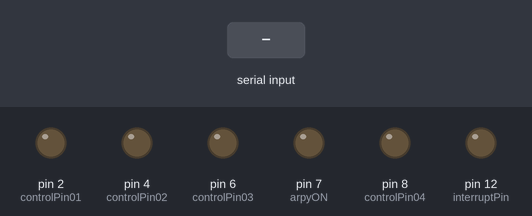
A sketch run on a simulated Arduino Uno, built with avr-gcc and run on an emulated ATmega328P. On the bench: output pins drawn as LEDs (lit = HIGH). The inputs (shaded band) are chosen by the test bench. What the sketch prints to the serial monitor is not drawn.

Above: at 0.6 s.
At 4.2 s:
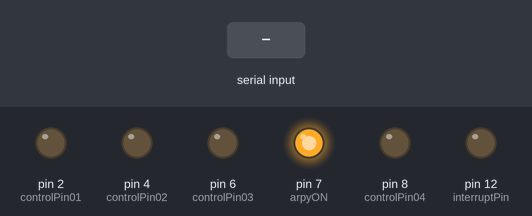
4.3 s: ";\n" received over Serial
Timing chart, 0 to 7.3 s (numbered marks = the images above; inputs shaded):
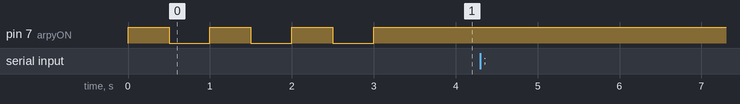

The sketch:

arcontrol.ino
```cpp
// TODO Add time control to the arduino, if time exceeds the restriction turn off laser until x number of seconds,
// DONE 30min break

// FIXME better to have two arduinos together, one controls laser, the other one controls communications
// TODO create a new fuction that groups everythin, code too long that does the same thing multiple times

/**
 * Variables for laser waveform
 */

struct receivedData
{
    String name;
    bool trigger;
};

struct triggerData
{
    bool triggerON;
    bool triggerOFF;
};

struct Clock
{
    float millis;
    bool clockstate;
};

/**
 * variables to received from python
 */

String incomingData;
char receivedChars[] = "OneLaser-0,TwoLaser-0,ThreeLaser-0,FourLaser-0"; // test variable

char laserText[32] = {0}; // general variable

/**
 * all variables to indicate laser
 */
char pythonStr01[32] = {0};
char pythonStr02[32] = {0};
char pythonStr03[32] = {0};
char pythonStr04[32] = {0};

int controlPin01 = 2;
int controlPin02 = 4;
int controlPin03 = 6;
int controlPin04 = 8;
int arpyON = 7;

bool control_input = false;
String mystring(laserText);
char incomingString[50];
String readString;

String one = String("a");
String two = String("b");
String three = String("c");
String four = String("d");

receivedData pythonData01 = {mystring, false};
receivedData pythonData02 = {mystring, false};
receivedData pythonData03 = {mystring, false};
receivedData pythonData04 = {mystring, false};

receivedData pythonDatapre = {mystring, false};

bool pythonTrigger01 = false;
bool pythonTrigger02 = false;
bool pythonTrigger03 = false;
bool pythonTrigger04 = false;

// triggerData pythonTrigger01 = {false, false};
// triggerData pythonTrigger02 = {false, false};
// triggerData pythonTrigger03 = {false, false};
// triggerData pythonTrigger04 = {false, false};

// CLOCKS FOR DYNAMIC SQUARE WAVEFORM

unsigned long plaserMillis = 0;   // millis() returns an unsigned long.
float slaserMillis = 0.0;         // seconds
unsigned long intervalSquare = 1; // 1 sec waveform

Clock ClockTrigger01 = {slaserMillis, false};
Clock ClockTrigger02 = {slaserMillis, false};
Clock ClockTrigger03 = {slaserMillis, false};
Clock ClockTrigger04 = {slaserMillis, false};

int interruptPin = 12;

void setup()
{
    Serial.begin(9600);
    Serial.println("<Arduino is ready>");
    laserSetUp(); // set up laser

    pythonData01 = {one, false};
    pythonData02 = {two, false};
    pythonData03 = {three, false};
    pythonData04 = {four, false};

    for (int i = 0; i < 3; i++)
    {
        digitalWrite(arpyON, true);
        delay(500);
        digitalWrite(arpyON, false);
        delay(500);
    }

    digitalWrite(controlPin01, false);
    digitalWrite(controlPin02, false);
    digitalWrite(controlPin03, false);
    digitalWrite(controlPin04, false);
    // showParsedData();;
}

void loop()
{
    digitalWrite(arpyON, true);
    // really important function to memorized. Serial.readString is slow...
    while (Serial.available() > 0)
    {
        char c = Serial.read();
        if (c != ';')
        {
            if (c != '\n' && c != '\r')
            {
                // Not a carriage return
                readString += c;
            }
        }
        else if (c == ';')
        {
            // A carriage return finally got here...
            readString.toCharArray(incomingString, 10);
            pythonDatapre = parseLaser(incomingString); // individual
            Serial.println(pythonDatapre.name);
            Serial.println(pythonDatapre.trigger);
            readString = "";
            control_input = false;
        }
    }

    if (pythonData01.name == pythonDatapre.name)
    {
        if (pythonData01.trigger != pythonDatapre.trigger)
        {
            pythonData01 = pythonDatapre;
            ClockTrigger01 = updateVals(true);
        }
    }

    else if (pythonData02.name == pythonDatapre.name)
    {
        if (pythonData02.trigger != pythonDatapre.trigger)
        {
            pythonData02 = pythonDatapre;
            ClockTrigger02 = updateVals(true);
        }
    }

    else if (pythonData03.name == pythonDatapre.name)
    {
        if (pythonData03.trigger != pythonDatapre.trigger)
        {
            pythonData03 = pythonDatapre;
            ClockTrigger03 = updateVals(true);
        }
    }

    else if (pythonData04.name == pythonDatapre.name)
    {
        if (pythonData04.trigger != pythonDatapre.trigger)
        {
            pythonData04 = pythonDatapre;
            ClockTrigger04 = updateVals(true);
        }
    }

    // LASER 01

    if (ClockTrigger01.clockstate == true)
    {
        unsigned long current01 = millis();
        ClockTrigger01 = timer(current01, ClockTrigger01.millis, ClockTrigger01.clockstate, intervalSquare);
        digitalWrite(controlPin01, true);
    }

    else if (ClockTrigger01.clockstate == false)
    {
        digitalWrite(controlPin01, false);
    }

    if (ClockTrigger02.clockstate == true)
    {
        unsigned long current02 = millis();
        ClockTrigger02 = timer(current02, ClockTrigger02.millis, ClockTrigger02.clockstate, intervalSquare);
        digitalWrite(controlPin02, true);
    }
    else if (ClockTrigger02.clockstate == false)
    {
        digitalWrite(controlPin02, false);
    }

    if (ClockTrigger03.clockstate == true)
    {
        unsigned long current03 = millis();
        ClockTrigger03 = timer(current03, ClockTrigger03.millis, ClockTrigger03.clockstate, intervalSquare);
        digitalWrite(controlPin03, true);
    }
    else if (ClockTrigger03.clockstate == false)
    {
        digitalWrite(controlPin03, false);
    }

    if (ClockTrigger04.clockstate == true)
    {
        unsigned long current04 = millis();
        ClockTrigger04 = timer(current04, ClockTrigger04.millis, ClockTrigger04.clockstate, intervalSquare);
        digitalWrite(controlPin04, true);
    }
    else if (ClockTrigger04.clockstate == false)
    {
        digitalWrite(controlPin04, false);
    }
}

void laserSetUp()
{

    pinMode(controlPin01, OUTPUT);
    pinMode(controlPin02, OUTPUT);
    pinMode(controlPin03, OUTPUT);
    pinMode(controlPin04, OUTPUT);
    pinMode(arpyON, OUTPUT);
    pinMode(interruptPin, OUTPUT);
}

struct receivedData parseLaser(char *receivedLaser)
{
    char *strtokIndx2; // this is used by strtok() as an index

    strtokIndx2 = strtok(receivedLaser, "-"); // get the first part - the string
    strcpy(laserText, strtokIndx2);           // copy it to laserText

    strtokIndx2 = strtok(NULL, "-");    // this continues where the previous call left off
    int laserState = atoi(strtokIndx2); // convert this part to an integer
    String mystring(laserText);

    return {laserText, laserState};
}

struct Clock timer(unsigned long currentMillis, float previousMillis, bool StateClock, float ClockInterval)
{
    if ((float)((currentMillis / 1000) - previousMillis) >= ClockInterval)
    {
        StateClock = false; // "toggles" the state
        float new_time = (float)(millis() / 1000);
        return {new_time, StateClock};
    }
    return {previousMillis, StateClock};
}

struct Clock updateVals(bool StateUpdate)
{
    if (StateUpdate == true)
    {
        float new_time = float(millis() / 1000);
        return {new_time, true};
    }
}
```

Measured:
- after the input at 4.3 s, every drawn part: stays the same
- by itself, pin 7 (arpyON): alternates HIGH for 0.50 s and LOW for 0.50 s, 6 changes in all, then stays HIGH
